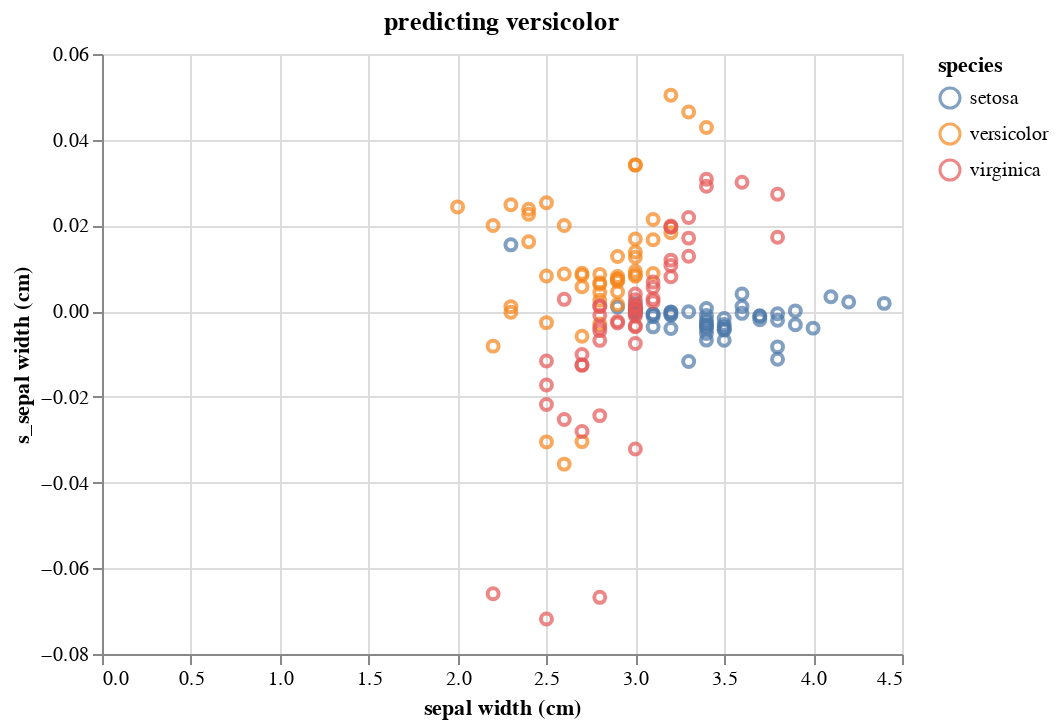

Notebook code cell kept with this figure:
### Code cell
compare_prediction = 1
chart_df = pd.concat(
    [dfs[compare_prediction].rename(columns={c: f"s_{c}" for c in dfs[1].columns}), df],
    axis=1,
)

alt.Chart(chart_df).mark_point().encode(
    x=feature, y=f"s_{feature}", color="species"
).properties(title=f"predicting {iris.target_names[compare_prediction]}")

### Figure 1 — Vega-Lite specification as saved in the notebook (floating-point values rounded to 4 significant figures; data arrays with more than 128 entries replaced by an {"elided": "..."} marker saying what was removed)
{"config": {"view": {"continuousWidth": 400, "continuousHeight": 300}}, "data": {"name": "data-74d877be9a2258775548254892d90f9e"}, "mark": "point", "encoding": {"color": {"type": "nominal", "field": "species"}, "x": {"type": "quantitative", "field": "sepal width (cm)"}, "y": {"type": "quantitative", "field": "s_sepal width (cm)"}}, "title": "predicting versicolor", "$schema": "https://vega.github.io/schema/vega-lite/v4.8.1.json", "datasets": {"data-74d877be9a2258775548254892d90f9e": {"elided": "150 records"}}}
